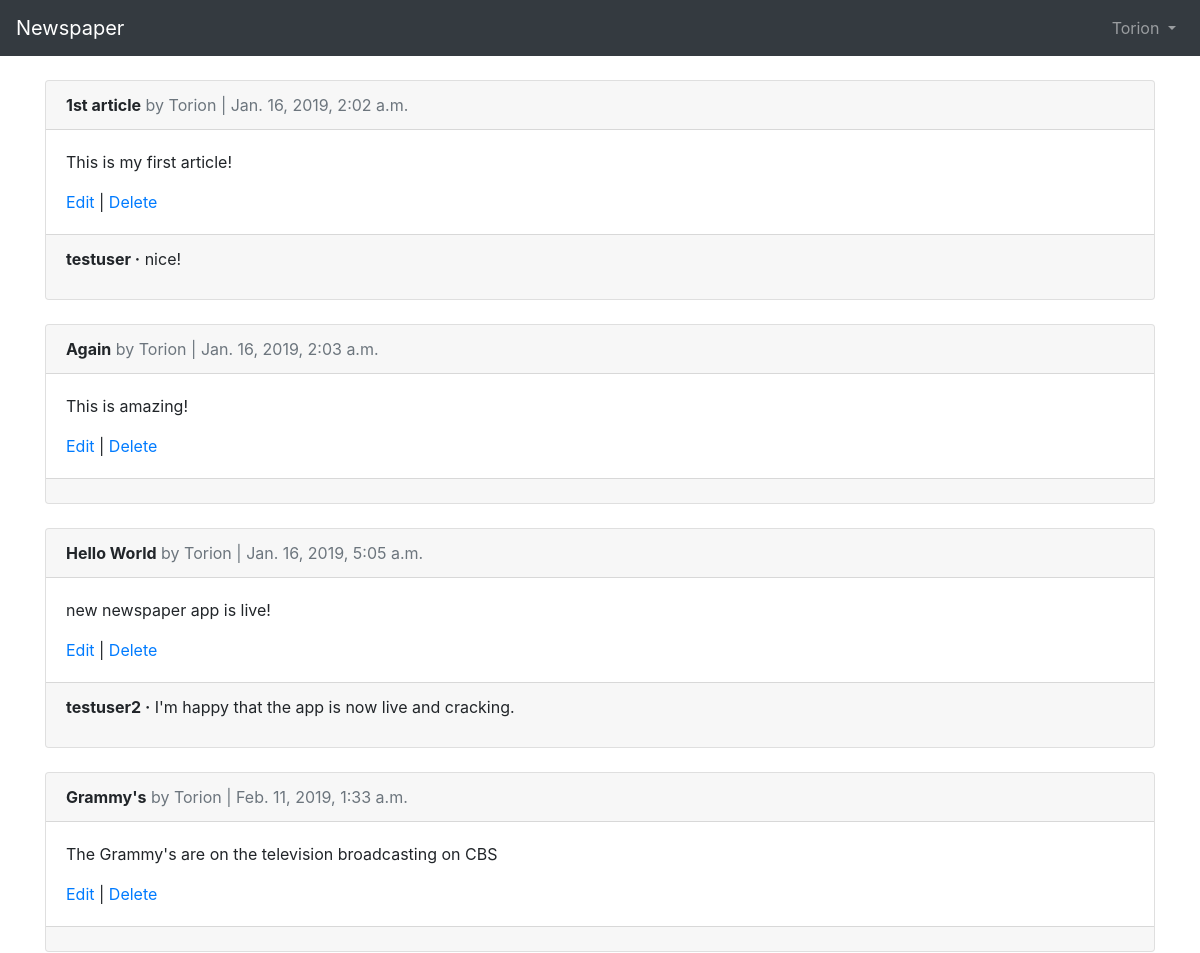
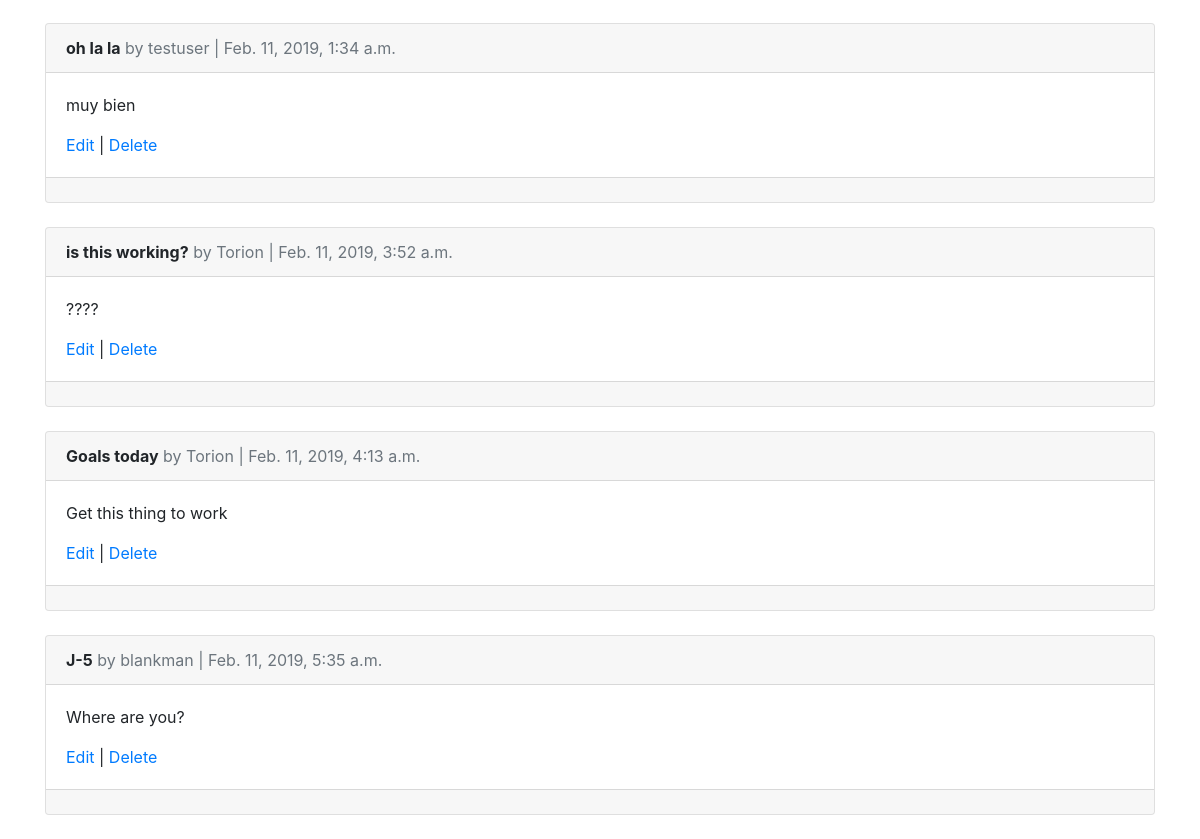
The page /articles/ (signed in) on the database its author committed (2 pictures, top to bottom).
### users/models.py (models this page shows)
class CustomUser(AbstractUser):
    age = models.PositiveIntegerField(default = 0)

### articles/models.py (models this page shows, shortened)
class Article(models.Model):
    title = models.CharField(max_length=255)
    body = models.TextField()
    date = models.DateTimeField(auto_now_add=True)
    author = models.ForeignKey(get_user_model(), on_delete=models.CASCADE,)

class Comment(models.Model):
    article = models.ForeignKey(Article, on_delete=models.CASCADE, related_name='comments')
    comment = models.CharField(max_length=140)
    author = models.ForeignKey(get_user_model(), on_delete=models.CASCADE,)
    def __str__(self):
        return self.comment

### articles/views.py (the view)
# urls.py: path('', ArticleListView.as_view(), name='article_list'),
class ArticleListView(LoginRequiredMixin,ListView):
    model = Article
    template_name = 'article_list.html'
    login_url = 'login'

### templates/article_list.html (shortened to what this page needs)
{% extends 'base.html' %}
{% block content %}
{% for article in object_list  %}
<div class='card'>
    <div class="card-header">
        <span class="font-weight-bold">{{ article.title }}</span>
        <span class="text-muted">by {{article.author }} | {{ article.date }}</span>
    </div>
    <div class="card-body">
        <p>{{ article.body }}</p>
        <a href="{% url 'article_edit' article.pk %}">Edit</a> | <a href="{% url 'article_delete' article.pk %}">Delete</a>
    </div>
    <div class="card-footer">
        {% for comment in article.comments.all %}
        <p>
            <span class="font-weight-bold">{{ comment.author }} &middot;</span>
            {{ comment }}
        </p>
        {% endfor %}
    </div>
</div>
<br />
{% endfor %}
{% endblock %}

### templates/base.html (shortened to what this page needs)
<!doctype html>
<html lang="en">
<head>
    <link rel="stylesheet" href="https://maxcdn.bootstrapcdn.com/bootstrap/4.0.0/css/bootstrap.min.css"
>
</head>
<body>
    <nav class="navbar navbar-expand-md navbar-dark	bg-dark	mb-4"> <a class="navbar-brand" href="{% url 'home' %}">Newspaper</a>
        <div class="collapse navbar-collapse" id="navbarCollapse"> {% if user.is_authenticated %} <ul class="navbar-nav ml-auto">
                <li class="nav-item"> <a class="nav-link dropdown-toggle" href="#" id="userMenu" data-toggle="dropdown"
                        aria-haspopup="true" aria-expanded="false"> {{ user.username }} </a>
                </li>
            </ul> {% else %} <form class="form-inline ml-auto"> <a href="{% url 'login' %}" class="btn btn-outline-secondary">Log
                    in</a> <a href="{% url 'signup' %}" class="btn btn-primary ml-2">Sign up</a> </form> {% endif %}
        </div>
    </nav>
    <div class="container"> {% block content %} {% endblock %} </div>
</body>
</html

### rows shown on the page
CustomUser: username "Torion"
Article: title "1st article", author "Torion", date "Jan. 16, 2019, 2:02 a.m.", body "This is my first article!"
Comment: author "testuser", comment "nice!"
Article: title "Again", author "Torion", date "Jan. 16, 2019, 2:03 a.m.", body "This is amazing!"
Article: title "Hello World", author "Torion", date "Jan. 16, 2019, 5:05 a.m.", body "new newspaper app is live!"
Comment: author "testuser2", comment "I'm happy that the app is now live and cracking."
Article: title "Grammy's", author "Torion", date "Feb. 11, 2019, 1:33 a.m.", body "The Grammy's are on the television broadcasting on CBS"
Article: title "oh la la", author "testuser", date "Feb. 11, 2019, 1:34 a.m.", body "muy bien"
Article: title "is this working?", author "Torion", date "Feb. 11, 2019, 3:52 a.m.", body "????"
Article: title "Goals today", author "Torion", date "Feb. 11, 2019, 4:13 a.m.", body "Get this thing to work"
Article: title "J-5", author "blankman", date "Feb. 11, 2019, 5:35 a.m.", body "Where are you?"
